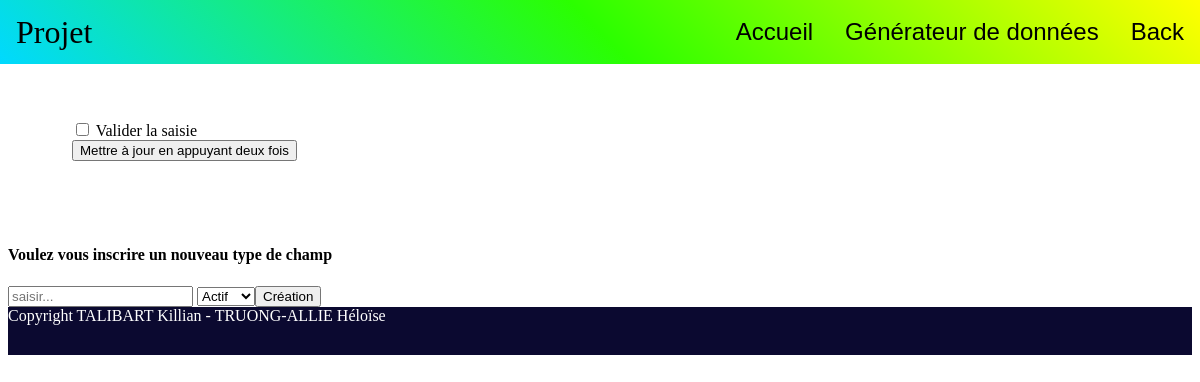
The page /back.php on the database as committed earlier.
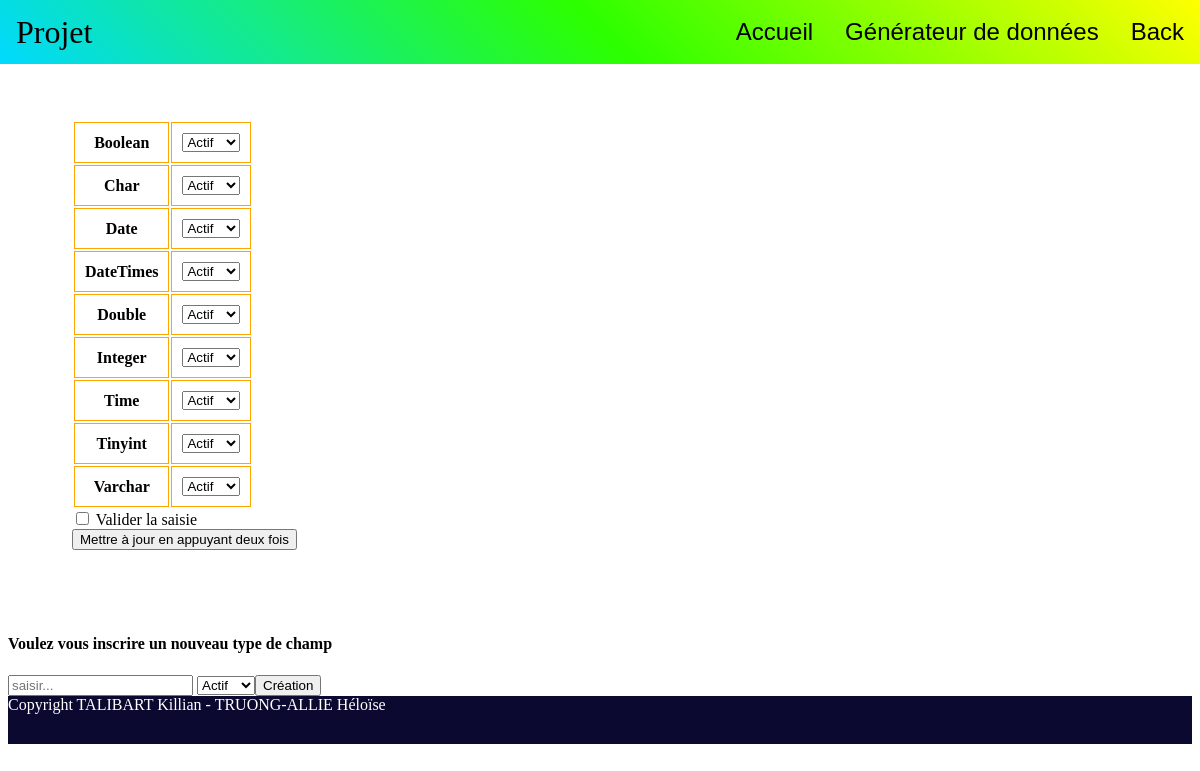
The same page on the database as committed later.
### tables this page shows
CREATE TABLE type_champ(
        type_champ Varchar (255) NOT NULL ,
        actif      TinyINT NOT NULL
	,CONSTRAINT type_champ_PK PRIMARY KEY (type_champ)
);

### php/database.php (called while the page is built, shortened)
<?php
  function dbRequestActif($db){
    try{
      $statement = $db->prepare("SELECT * FROM type_champ");
      $statement->execute();
      $result = $statement->fetchAll(PDO::FETCH_ASSOC);
    }catch (PDOException $exception){
      error_log('Request error: '.$exception->getMessage());
      return false;
    }
    return $result;
  }
?>

### back.php (the view, shortened to what this page needs)
<!DOCTYPE html PUBLIC "-//W3C//DTD XHTML 1.0 Strict//EN"
	"http://www.w3.org/TR/xhtml1/DTD/xhtml1-strict.dtd">
	<html xmlns="http://www.w3.org/1999/xhtml" xml:lang="en" lang="en">
	<head>
		<link rel="stylesheet" type="text/css" href="css/style.css">
		<?php
        include('php/request.php');
		?>
	</head>
	<body>
    <header class="header-back">
		<span class="header-contenu">Projet</span>
        <a href="back.php"> <input type="button" class="header-contenu-g" value="Back"> </a>
		<a href="generator.php"> <input type="button" class="header-contenu-g" value="Générateur de données"> </a>
		<a href="index.php"> <input type="button" class="header-contenu-g" value="Accueil"> </a>
	</header>
    <?php
    $db =dbConnect();
	$toutlestypes =dbRequestActif($db);
    ?>
	<FORM action="back.php" method="post">
		<div class="container">
			<table class="table">
				<tbody>
					<?php foreach($toutlestypes as $type) {?>
						<tr>
							<th scope="row"><?php echo $type['type_champ'];?></th>
							<td>
								<div class="input-group mb-3">
									<select class="custom-select" name=<?php echo $type['type_champ'];?>>
										<option value='Actif' <?php if ($type['actif'] == 1){ echo "selected";}?>>Actif</option>"
									</select>
								</div>
							</td>
						</tr>
					<?php }?>
				</tbody>
			</table>
			<div class="row">
				<div class="form-check col">
					<input type="checkbox" name="check">
					<label class="form-check-label" for="check">Valider la saisie</label>
				</div>
				<div class="col">
					<button type="submit" class="btn btn-primary" id="maj" >Mettre à jour en appuyant deux fois</button>
				</div>
			</div>
		</div>
	</FORM>
	<FORM action="back.php" method="post">
		<h4>Voulez vous inscrire un nouveau type de champ</h4>
		<input type="text" name="type_champ" placeholder="saisir..."/>
		<select class="custom-select" name="actif">
			<option value='Actif' select>Actif</option>
		<input type="submit" name="create" value="Création"/>
	</FORM>
    <footer class="footer">
        <a>Copyright TALIBART Killian - TRUONG-ALLIE Héloïse</a>
    </footer>
    </body>
</html>

### php/request.php (shortened to what this page needs)
<!DOCTYPE html>
<html>
  <head>
    <link rel="stylesheet" type="text/css" href="../css/style.css">
    <?php require_once("database.php")?>
  </head>
  <body>
    <header class="header">
      <span class="header-contenu">Projet</span>
    </header>
    <footer class="footer">
      <a>Copyright TALIBART Killian - TRUONG-ALLIE Héloïse</a>
    </footer>
  </body>
</html>

### css/style.css (style rules this page uses)
.header { background: linear-gradient(45deg, deeppink, orange 75%, orangered); position: fixed; top: 0; right: 0; left: 0; height: 4rem; -webkit-transition: background-color .25s,color .25s; transition: background-color .25s,color .25s; background-color: #3f51b5; color: #fff; box-shadow: none; z-index: 2; -webkit-backface-visibility: hidden; backface-visibility: hidden; }
.header-contenu { width: 710px; padding: 0 1rem; font-size: 2rem; line-height: 4rem; text-shadow: none; color: #000; transform: none; }
.header-contenu-g { float: right; padding: 0 1rem; font-size: 1.5rem; line-height: 4rem; text-shadow: none; color: #000; background: none; border: none; transform: none; }
.header-back { background: linear-gradient(45deg, rgb(0, 217, 255), rgb(43, 255, 0), yellow); position: fixed; top: 0; right: 0; left: 0; height: 4rem; -webkit-transition: background-color .25s,color .25s; transition: background-color .25s,color .25s; background-color: #3f51b5; color: #fff; box-shadow: none; z-index: 2; -webkit-backface-visibility: hidden; backface-visibility: hidden; }
footer { position: relative; bottom: 0; right: 0; left: 0; height: 3rem; color: white; background-color: rgb(11, 9, 48); }
th, td { padding: 10px; border: 1px solid orange; }
.container { padding: 4rem; }

Rows that differ between the two databases and show on the page:
added type_champ: type_champ "Boolean", Boolean "Actif"
added type_champ: type_champ "Char", Char "Actif"
added type_champ: type_champ "Date", Date "Actif"
added type_champ: type_champ "DateTimes", actif+type_champ "Actif"
added type_champ: type_champ "Double", Double "Actif"
added type_champ: type_champ "Integer", Integer "Actif"
added type_champ: type_champ "Time", Time "Actif"
added type_champ: type_champ "Tinyint", actif+type_champ "Actif"
added type_champ: type_champ "Varchar", Varchar "Actif"
